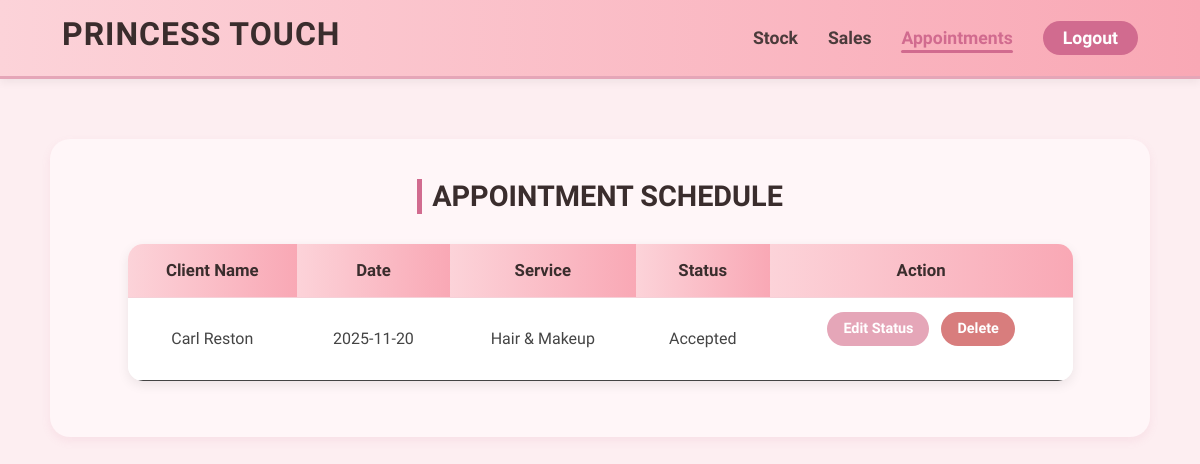
/system/admin-appointment.php (signed in), run on an earlier commit of the app's database.
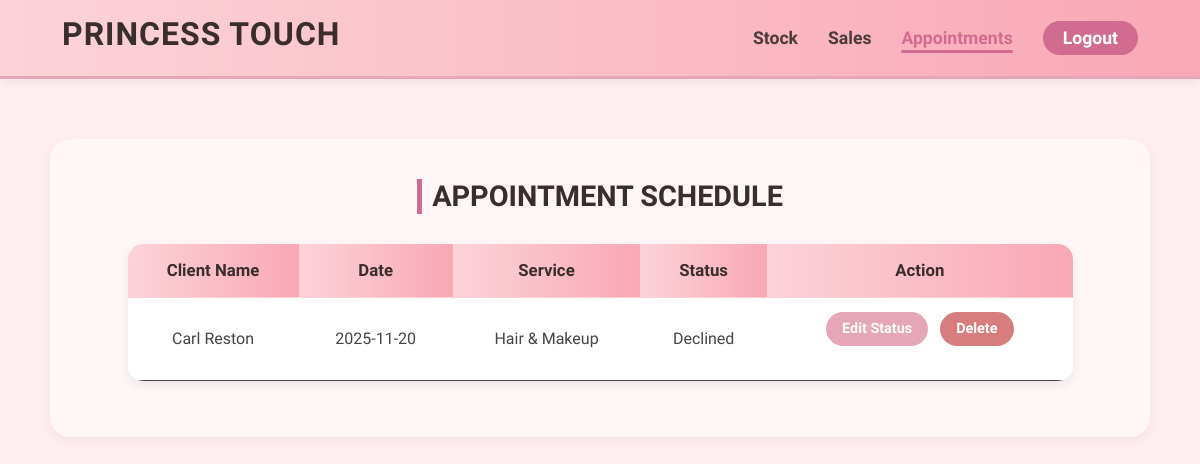
And on a later commit of the database.
### tables this page shows
CREATE TABLE `appointments` (
  `id` int(11) NOT NULL,
  `first_name` varchar(100) NOT NULL,
  `last_name` varchar(100) NOT NULL,
  `phone` varchar(20) NOT NULL,
  `email` varchar(100) NOT NULL,
  `service` varchar(100) NOT NULL,
  `date` date NOT NULL,
  `message` text DEFAULT NULL,
  `status` varchar(20) DEFAULT 'Pending',
  `created_at` timestamp NOT NULL DEFAULT current_timestamp()
);

### system/admin-appointment.php (the view, shortened to what this page needs)
<?php
include "../db/db_connect.php";
$result = $conn->query("SELECT * FROM appointments ORDER BY date ASC");
?>
<!DOCTYPE html>
<html lang="en">
<head>
    <link rel="stylesheet" href="css/bootstrap.min.css">
    <link rel="stylesheet" href="admin-temp.css">
</head>
<body>
<nav class="admin-navbar">
    <div class="container">
        <h2 class="brand">PRINCESS TOUCH</h2>
        <ul class="nav-links">
            <li><a href="admin-stock.php">Stock</a></li>
            <li><a href="admin-sales.php">Sales</a></li>
            <li><a href="admin-appointment.php" class="active">Appointments</a></li>
            <li><a href="../login.php" class="logout-btn">Logout</a></li>
        </ul>
    </div>
</nav>
<div class="admin-box">
    <h3 class="admin-title">APPOINTMENT SCHEDULE</h3>
    <div class="table-container">
        <table class="table">
            <thead>
                <tr>
                    <th>Client Name</th>
                    <th>Date</th>
                    <th>Service</th>
                    <th>Status</th>
                    <th>Action</th>
                </tr>
            </thead>
            <tbody id="appointmentTableBody">
                <?php
                    if($result->num_rows > 0){
                        while($row = $result->fetch_assoc()){
                            echo "<tr data-id='{$row['id']}'>
                                <td>{$row['first_name']} {$row['last_name']}</td>
                                <td>{$row['date']}</td>
                                <td>{$row['service']}</td>
                                <td>{$row['status']}</td>
                                <td>
                                    <button class='btn-edit'>Edit Status</button>
                                    <button class='btn-delete'>Delete</button>
                                </td>
                            </tr>";
                        }
                    } else {
                        echo "<tr><td colspan='5' class='text-center'>No appointments found</td></tr>";
                    }
                ?>
            </tbody>
        </table>
    </div>
</div>
</body>
</html>

### system/admin-temp.css (style rules this page uses)
body { background-color: #fdeef1; font-family: 'Aboreto', cursive; color: #3a2d2d; margin: 0; padding: 0; }
.admin-navbar { background: linear-gradient(to right, #fcd3d9, #f9a8b5); padding: 15px 50px; border-bottom: 3px solid #e5a6b8; box-shadow: 0 4px 8px rgba(0, 0, 0, 0.05); position: sticky; top: 0; z-index: 1000; }
.admin-navbar .container { display: flex; justify-content: space-between; align-items: center; }
.brand { font-weight: bold; font-size: 2rem; color: #3a2d2d; letter-spacing: 1px; }
.nav-links { list-style: none; display: flex; gap: 30px; margin: 0; padding: 0; }
.nav-links a { text-decoration: none; color: #4b3b3b; font-weight: 600; font-size: 1.1rem; position: relative; transition: all 0.3s ease; }
.nav-links a:hover, .nav-links a.active { color: #d16b8f; }
.nav-links a.active::after { content: ""; position: absolute; bottom: -5px; left: 0; width: 100%; height: 3px; background-color: #d16b8f; border-radius: 2px; }
.logout-btn { background-color: #d16b8f; color: #fff !important; padding: 7px 20px; border-radius: 25px; font-weight: 600; transition: 0.3s; text-decoration: none; }
.admin-box { margin: 60px auto; text-align: center; max-width: 1100px; background-color: #fff6f8; padding: 40px 25px; border-radius: 20px; box-shadow: 0 4px 10px rgba(209, 107, 143, 0.1); }
.admin-title { color: #3a2d2d; font-weight: 700; font-size: 1.8rem; display: inline-block; margin-bottom: 30px; border-left: 5px solid #d16b8f; padding-left: 10px; }
.table-container { width: 90%; max-width: 1000px; margin: 0 auto; }
.table { width: 100%; background-color: #fff; border-radius: 15px; overflow: hidden; box-shadow: 0 4px 12px rgba(0, 0, 0, 0.08); border: none; }
.table th { background: linear-gradient(to right, #fcd3d9, #f9a8b5); color: #3a2d2d; text-align: center; padding: 14px; font-weight: 700; font-size: 1.05rem; border: none; }
.table td { text-align: center; padding: 14px; vertical-align: middle; font-size: 1rem; color: #444; border-top: 1px solid #f5d1d8; }
.btn-edit, .btn-delete { border: none; border-radius: 25px; padding: 6px 16px; font-size: 0.9rem; font-weight: 600; color: #fff; transition: all 0.3s ease; cursor: pointer; }
.btn-edit { background-color: #e5a6b8; margin-right: 8px; margin-bottom: 20px; }
.btn-delete { background-color: #d87d7d; }

What changed in the data, as far as the page shows it:
changed appointments "Carl": status "Accepted" → "Declined"
